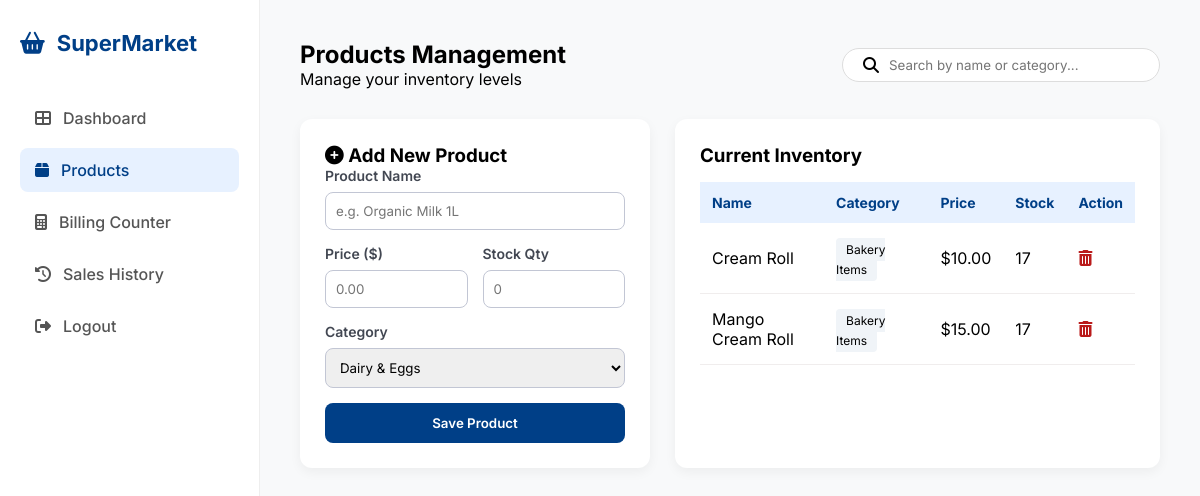
Before: /products (signed in) with the older database file.
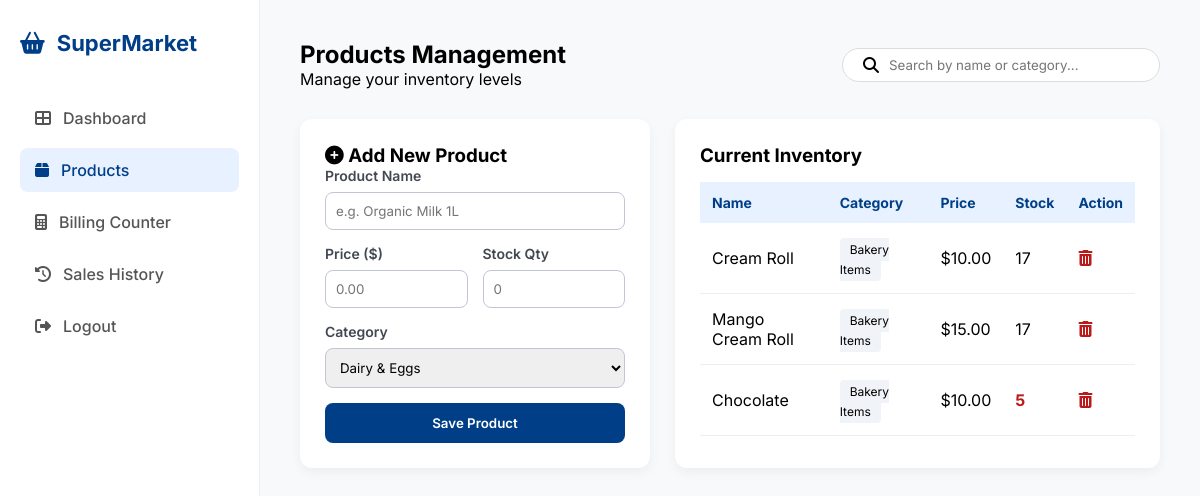
After: the same page with the newer database file.
### tables this page shows
CREATE TABLE products (
            id INTEGER PRIMARY KEY AUTOINCREMENT,
            name TEXT NOT NULL,
            category TEXT NOT NULL,
            price REAL NOT NULL,
            stock INTEGER NOT NULL
        );

### app.py (the view)
@app.route('/products')
def products():
    if 'user' not in session:
        return redirect(url_for('login'))
    conn = get_db_connection()
    db_products = conn.execute('SELECT * FROM products').fetchall()
    conn.close()
    return render_template('products.html', products=db_products)

### app.py (called while the page is built)
def get_db_connection():
    conn = sqlite3.connect('supermarket.db')
    conn.row_factory = sqlite3.Row
    return conn

### templates/products.html (shortened to what this page needs)
<!DOCTYPE html>
<html lang="en">
<head>
    <link rel="stylesheet" href="https://cdnjs.cloudflare.com/ajax/libs/font-awesome/6.4.0/css/all.min.css">
    <link rel="stylesheet" href="{{ url_for('static', filename='style.css') }}">
</head>
<body class="dashboard-page">
    <div class="dashboard-wrapper">
        <aside class="sidebar">
            <div class="sidebar-brand">
                <i class="fas fa-shopping-basket"></i>
                <span>SuperMarket</span>
            </div>
            <nav class="nav-links">
                <a href="/dashboard" class="nav-item"><i class="fas fa-th-large"></i> Dashboard</a>
                <a href="/products" class="nav-item active"><i class="fas fa-box"></i> Products</a>
                <a href="/billing" class="nav-item"><i class="fas fa-calculator"></i> Billing Counter</a>
                <a href="/history" class="nav-item"><i class="fas fa-history"></i> Sales History</a>
            </nav>
            <div class="sidebar-footer">
                <a href="/logout" class="nav-item"><i class="fas fa-sign-out-alt"></i> Logout</a>
            </div>
        </aside>
        <main class="main-content">
            <header class="top-header">
                <div class="header-info">
                    <h2>Products Management</h2>
                    <p>Manage your inventory levels</p>
                </div>
                <div class="search-container">
                    <i class="fas fa-search"></i>
                    <input type="text" id="productSearch" placeholder="Search by name or category..." onkeyup="filterProducts()">
                </div>
            </header>
            <div class="products-layout-grid">
                <div class="data-card">
                    <h3><i class="fas fa-plus-circle"></i> Add New Product</h3>
                    <form class="entry-form" action="/add_product" method="POST">
                        <div class="form-field">
                            <label>Product Name</label>
                            <input type="text" name="name" placeholder="e.g. Organic Milk 1L" required>
                        </div>
                        <div class="form-row">
                            <div class="form-field">
                                <label>Price ($)</label>
                                <input type="number" name="price" step="0.01" placeholder="0.00" required>
                            </div>
                            <div class="form-field">
                                <label>Stock Qty</label>
                                <input type="number" name="stock" placeholder="0" required>
                            </div>
                        </div>
                        <div class="form-field">
                            <label>Category</label>
                            <select name="category">
                                <option>Dairy & Eggs</option>
                            </select>
                        </div>
                        <button type="submit" class="btn-save-data">Save Product</button>
                    </form>
                </div>
                <div class="data-card">
                    <h3>Current Inventory</h3>
                    <table class="inventory-display-table" id="productTable">
                        <thead>
                            <tr>
                                <th>Name</th>
                                <th>Category</th>
                                <th>Price</th>
                                <th>Stock</th>
                                <th>Action</th>
                            </tr>
                        </thead>
                        <tbody>
                            {% for item in products %}
                            <tr>
                                <td style="text-transform: capitalize;">{{ item['name'] }}</td>
                                <td><span class="type-tag">{{ item['category'] }}</span></td>
                                <td>${{ "%.2f"|format(item['price']) }}</td>
                                <td class="{% if item['stock'] < 10 %}low-stock-alert{% endif %}">
                                    {{ item['stock'] }}
                                </td>
                                <td>
                                    <a href="/delete_product/{{ item['id'] }}"
                                       onclick="return confirm('Remove this product from inventory?')"
                                       style="color: #ba1a1a; text-decoration: none;">
                                        <i class="fas fa-trash-alt"></i>
                                    </a>
                                </td>
                            </tr>
                            {% endfor %}
                        </tbody>
                    </table>
                </div>
            </div>
        </main>
    </div>
</body>
</html>

### static/style.css (style rules this page uses)
:root { --primary: #003f87; --bg: #fbf9f8; --white: #ffffff; --text: #1b1c1c; --text-muted: #64748b; --border: #e2e8f0; }
* { margin: 0; padding: 0; box-sizing: border-box; font-family: 'Inter', sans-serif; }
.dashboard-wrapper { display: flex; min-height: 100vh; background-color: #f8f9fa; }
.sidebar { width: 260px; background: white; border-right: 1px solid #eee; display: flex; flex-direction: column; padding: 30px 20px; }
.sidebar-brand { display: flex; align-items: center; gap: 12px; font-size: 22px; font-weight: 700; color: #003f87; margin-bottom: 40px; }
.nav-item { display: flex; align-items: center; gap: 12px; padding: 12px 15px; color: #555; text-decoration: none; margin-bottom: 8px; border-radius: 8px; font-weight: 500; }
.nav-item.active { background: #e7f1ff; color: #003f87; }
.main-content { flex: 1; padding: 40px; }
.top-header { display: flex; justify-content: space-between; align-items: center; margin-bottom: 30px; }
.products-layout-grid { display: grid; grid-template-columns: 350px 1fr; gap: 25px; margin-top: 25px; }
.data-card { background: #ffffff; padding: 25px; border-radius: 12px; box-shadow: 0 4px 12px rgba(0,0,0,0.05); }
.form-field { margin-bottom: 15px; }
.form-field label { display: block; font-size: 14px; font-weight: 600; margin-bottom: 8px; color: #424752; }
.form-field input, .form-field select { width: 100%; padding: 10px; border: 1px solid #c2c6d4; border-radius: 8px; outline: none; font-family: 'Inter', sans-serif; }
.form-row { display: flex; gap: 15px; }
.btn-save-data { width: 100%; background: #003f87; color: white; border: none; padding: 12px; border-radius: 8px; font-weight: 600; cursor: pointer; transition: 0.3s; }
.inventory-display-table { width: 100%; border-collapse: collapse; margin-top: 15px; }
.inventory-display-table th { background: #e7f1ff; padding: 12px; text-align: left; font-size: 14px; color: #003f87; }
.inventory-display-table td { padding: 15px 12px; border-bottom: 1px solid #f0eded; }
.type-tag { background: #f0f4f8; padding: 4px 10px; border-radius: 4px; font-size: 12px; }
.low-stock-alert { color: #ba1a1a; font-weight: 700; }
.search-container { background: white; padding: 8px 20px; border-radius: 50px; display: flex; align-items: center; gap: 10px; border: 1px solid #ddd; width: fit-content; }
.search-container input { border: none; outline: none; width: 250px; }

Changed rows visible on the page:
added products: name "Chocolate", category "Bakery Items", price "10.00", stock "5"
